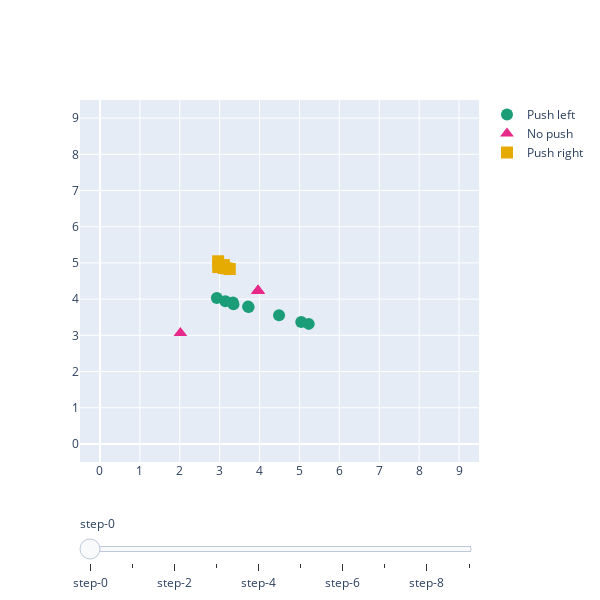

The code cell stored with this chart in its notebook:
### Code cell
plot_nodes_changes(stats_cr["mlgng_nodes"][160:170], 
                rewards=stats_cr["cumulative_reward"][160:170],
                action_names=act_dict, 
                symbols=act_symbol_plotly, 
                colors=act_color_plotly,
                frequency=1)

### Figure 1 — Plotly figure (JSON) as saved in the notebook; plotly's stock layout.template omitted (floating-point values rounded to 4 significant figures)
{"data": [{"marker": {"color": "rgba(27,158,119,1)", "size": 12, "symbol": 0}, "mode": "markers", "name": "Push left", "type": "scatter", "visible": true, "x": [2.93, 4.489, 3.346, 3.726, 5.233, 3.145, 3.331, 5.045, 3.712], "y": [4.031, 3.556, 3.857, 3.778, 3.315, 3.942, 3.903, 3.367, 3.792]}, {"marker": {"color": "rgba(231,41,138,1)", "size": 12, "symbol": 5}, "mode": "markers", "name": "No push", "type": "scatter", "visible": true, "x": [3.962, 2.016, 3.963, 3.962], "y": [4.235, 3.064, 4.221, 4.228]}, {"marker": {"color": "rgba(230,171,2,1)", "size": 12, "symbol": 1}, "mode": "markers", "name": "Push right", "type": "scatter", "visible": true, "x": [2.962, 3.254, 2.964, 3.104, 3.103, 3.106, 3.176, 3.108, 3.109], "y": [5.045, 4.831, 4.885, 4.869, 4.94, 4.863, 4.849, 4.859, 4.858]}, {"marker": {"color": "rgba(27,158,119,1)", "size": 12, "symbol": 0}, "mode": "markers", "name": "Push left", "type": "scatter", "visible": false, "x": [2.928, 4.488, 3.345, 3.726, 5.232, 3.145, 3.331, 5.045, 3.712, 4.86], "y": [4.032, 3.556, 3.856, 3.779, 3.315, 3.943, 3.903, 3.367, 3.793, 3.434]}, {"marker": {"color": "rgba(231,41,138,1)", "size": 12, "symbol": 5}, "mode": "markers", "name": "No push", "type": "scatter", "visible": false, "x": [3.962, 2.017, 3.962], "y": [4.243, 3.066, 4.229]}, {"marker": {"color": "rgba(230,171,2,1)", "size": 12, "symbol": 1}, "mode": "markers", "name": "Push right", "type": "scatter", "visible": false, "x": [2.96, 3.259, 2.964, 3.104, 3.107, 3.176, 3.108, 3.109], "y": [5.046, 4.832, 4.885, 4.94, 4.864, 4.849, 4.859, 4.858]}, {"marker": {"color": "rgba(27,158,119,1)", "size": 12, "symbol": 0}, "mode": "markers", "name": "Push left", "type": "scatter", "visible": false, "x": [2.928, 4.488, 3.345, 3.726, 5.232, 3.145, 3.331, 5.045, 3.712, 4.86], "y": [4.033, 3.556, 3.856, 3.779, 3.315, 3.943, 3.903, 3.367, 3.794, 3.434]}, {"marker": {"color": "rgba(231,41,138,1)", "size": 12, "symbol": 5}, "mode": "markers", "name": "No push", "type": "scatter", "visible": false, "x": [3.962, 2.017, 3.963], "y": [4.243, 3.066, 4.228]}, {"marker": {"color": "rgba(230,171,2,1)", "size": 12, "symbol": 1}, "mode": "markers", "name": "Push right", "type": "scatter", "visible": false, "x": [2.96, 3.261, 2.963, 3.104, 3.177, 3.108, 3.109], "y": [5.046, 4.83, 4.881, 4.94, 4.849, 4.859, 4.858]}, {"marker": {"color": "rgba(27,158,119,1)", "size": 12, "symbol": 0}, "mode": "markers", "name": "Push left", "type": "scatter", "visible": false, "x": [2.927, 4.488, 3.345, 3.726, 5.234, 3.145, 3.331, 3.712, 4.86, 3.32], "y": [4.035, 3.557, 3.857, 3.779, 3.318, 3.943, 3.903, 3.794, 3.434, 3.915]}, {"marker": {"color": "rgba(231,41,138,1)", "size": 12, "symbol": 5}, "mode": "markers", "name": "No push", "type": "scatter", "visible": false, "x": [3.961, 2.017, 3.963], "y": [4.245, 3.067, 4.228]}, {"marker": {"color": "rgba(230,171,2,1)", "size": 12, "symbol": 1}, "mode": "markers", "name": "Push right", "type": "scatter", "visible": false, "x": [2.96, 3.265, 2.963, 3.104, 3.177, 3.109, 3.11, 3.112], "y": [5.046, 4.826, 4.881, 4.94, 4.848, 4.858, 4.857, 4.855]}, {"marker": {"color": "rgba(27,158,119,1)", "size": 12, "symbol": 0}, "mode": "markers", "name": "Push left", "type": "scatter", "visible": false, "x": [2.925, 4.487, 3.345, 3.725, 5.234, 3.145, 3.331, 3.713, 4.86, 3.32], "y": [4.034, 3.557, 3.857, 3.78, 3.318, 3.943, 3.903, 3.799, 3.434, 3.915]}, {"marker": {"color": "rgba(231,41,138,1)", "size": 12, "symbol": 5}, "mode": "markers", "name": "No push", "type": "scatter", "visible": false, "x": [3.963, 2.017, 3.963, 3.963], "y": [4.246, 3.067, 4.228, 4.237]}, {"marker": {"color": "rgba(230,171,2,1)", "size": 12, "symbol": 1}, "mode": "markers", "name": "Push right", "type": "scatter", "visible": false, "x": [2.959, 3.265, 2.961, 3.104, 3.177, 3.109, 3.11, 3.112], "y": [5.048, 4.826, 4.879, 4.94, 4.848, 4.858, 4.857, 4.855]}, {"marker": {"color": "rgba(27,158,119,1)", "size": 12, "symbol": 0}, "mode": "markers", "name": "Push left", "type": "scatter", "visible": false, "x": [2.923, 4.487, 3.345, 5.234, 3.145, 3.33, 3.713, 4.86, 3.319], "y": [4.035, 3.557, 3.857, 3.321, 3.943, 3.903, 3.799, 3.433, 3.915]}, {"marker": {"color": "rgba(231,41,138,1)", "size": 12, "symbol": 5}, "mode": "markers", "name": "No push", "type": "scatter", "visible": false, "x": [3.964, 2.018, 3.963], "y": [4.254, 3.068, 4.238]}, {"marker": {"color": "rgba(230,171,2,1)", "size": 12, "symbol": 1}, "mode": "markers", "name": "Push right", "type": "scatter", "visible": false, "x": [2.958, 3.269, 2.96, 3.177, 3.109, 3.11, 3.112], "y": [5.047, 4.828, 4.878, 4.848, 4.858, 4.857, 4.855]}, {"marker": {"color": "rgba(27,158,119,1)", "size": 12, "symbol": 0}, "mode": "markers", "name": "Push left", "type": "scatter", "visible": false, "x": [2.923, 4.487, 3.345, 5.235, 3.145, 3.33, 3.713, 4.861, 3.319], "y": [4.035, 3.557, 3.857, 3.321, 3.943, 3.903, 3.799, 3.435, 3.915]}, {"marker": {"color": "rgba(231,41,138,1)", "size": 12, "symbol": 5}, "mode": "markers", "name": "No push", "type": "scatter", "visible": false, "x": [3.964, 2.018, 3.964], "y": [4.253, 3.069, 4.237]}, {"marker": {"color": "rgba(230,171,2,1)", "size": 12, "symbol": 1}, "mode": "markers", "name": "Push right", "type": "scatter", "visible": false, "x": [2.957, 3.273, 2.96, 3.178, 3.109, 3.11, 3.113, 3.192], "y": [5.048, 4.825, 4.876, 4.848, 4.858, 4.857, 4.854, 4.841]}, {"marker": {"color": "rgba(27,158,119,1)", "size": 12, "symbol": 0}, "mode": "markers", "name": "Push left", "type": "scatter", "visible": false, "x": [2.92, 4.487, 3.344, 5.235, 3.144, 3.33, 3.712, 4.861, 3.319], "y": [4.035, 3.558, 3.857, 3.322, 3.943, 3.903, 3.799, 3.435, 3.915]}, {"marker": {"color": "rgba(231,41,138,1)", "size": 12, "symbol": 5}, "mode": "markers", "name": "No push", "type": "scatter", "visible": false, "x": [3.967, 2.019, 3.964, 3.966], "y": [4.254, 3.071, 4.237, 4.246]}, {"marker": {"color": "rgba(230,171,2,1)", "size": 12, "symbol": 1}, "mode": "markers", "name": "Push right", "type": "scatter", "visible": false, "x": [2.954, 3.277, 2.956, 3.178, 3.109, 3.11, 3.113, 3.193], "y": [5.049, 4.824, 4.873, 4.848, 4.857, 4.856, 4.854, 4.84]}, {"marker": {"color": "rgba(27,158,119,1)", "size": 12, "symbol": 0}, "mode": "markers", "name": "Push left", "type": "scatter", "visible": false, "x": [2.92, 3.344, 5.237, 3.144, 3.33, 3.714, 4.86, 3.319, 3.032], "y": [4.036, 3.857, 3.326, 3.943, 3.903, 3.802, 3.433, 3.916, 3.989]}, {"marker": {"color": "rgba(231,41,138,1)", "size": 12, "symbol": 5}, "mode": "markers", "name": "No push", "type": "scatter", "visible": false, "x": [3.965, 2.019, 3.964, 3.966], "y": [4.262, 3.072, 4.238, 4.247]}, {"marker": {"color": "rgba(230,171,2,1)", "size": 12, "symbol": 1}, "mode": "markers", "name": "Push right", "type": "scatter", "visible": false, "x": [2.952, 3.277, 2.956, 3.178, 3.109, 3.11, 3.113, 3.193], "y": [5.052, 4.824, 4.873, 4.848, 4.857, 4.856, 4.854, 4.84]}, {"marker": {"color": "rgba(27,158,119,1)", "size": 12, "symbol": 0}, "mode": "markers", "name": "Push left", "type": "scatter", "visible": false, "x": [2.92, 5.237, 3.33, 3.714, 4.861, 3.319, 3.032], "y": [4.036, 3.326, 3.904, 3.802, 3.435, 3.916, 3.989]}, {"marker": {"color": "rgba(231,41,138,1)", "size": 12, "symbol": 5}, "mode": "markers", "name": "No push", "type": "scatter", "visible": false, "x": [3.964, 2.018, 3.966], "y": [4.264, 3.074, 4.247]}, {"marker": {"color": "rgba(230,171,2,1)", "size": 12, "symbol": 1}, "mode": "markers", "name": "Push right", "type": "scatter", "visible": false, "x": [2.952, 3.278, 2.953, 3.109, 3.11, 3.113, 3.193, 3.235], "y": [5.051, 4.823, 4.869, 4.857, 4.856, 4.853, 4.84, 4.832]}], "layout": {"autosize": false, "height": 600, "sliders": [{"active": 0, "pad": {"t": 50}, "steps": [{"args": [{"visible": [true, true, true, false, false, false, false, false, false, false, false, false, false, false, false, false, false, false, false, false, false, false, false, false, false, false, false, false, false, false]}, {"title": "Episode: 0<br> Reward: -182.0"}], "method": "update"}, {"args": [{"visible": [false, false, false, true, true, true, false, false, false, false, false, false, false, false, false, false, false, false, false, false, false, false, false, false, false, false, false, false, false, false]}, {"title": "Episode: 1<br> Reward: -183.0"}], "method": "update"}, {"args": [{"visible": [false, false, false, false, false, false, true, true, true, false, false, false, false, false, false, false, false, false, false, false, false, false, false, false, false, false, false, false, false, false]}, {"title": "Episode: 2<br> Reward: -160.0"}], "method": "update"}, {"args": [{"visible": [false, false, false, false, false, false, false, false, false, true, true, true, false, false, false, false, false, false, false, false, false, false, false, false, false, false, false, false, false, false]}, {"title": "Episode: 3<br> Reward: -183.0"}], "method": "update"}, {"args": [{"visible": [false, false, false, false, false, false, false, false, false, false, false, false, true, true, true, false, false, false, false, false, false, false, false, false, false, false, false, false, false, false]}, {"title": "Episode: 4<br> Reward: -185.0"}], "method": "update"}, {"args": [{"visible": [false, false, false, false, false, false, false, false, false, false, false, false, false, false, false, true, true, true, false, false, false, false, false, false, false, false, false, false, false, false]}, {"title": "Episode: 5<br> Reward: -161.0"}], "method": "update"}, {"args": [{"visible": [false, false, false, false, false, false, false, false, false, false, false, false, false, false, false, false, false, false, true, true, true, false, false, false, false, false, false, false, false, false]}, {"title": "Episode: 6<br> Reward: -161.0"}], "method": "update"}, {"args": [{"visible": [false, false, false, false, false, false, false, false, false, false, false, false, false, false, false, false, false, false, false, false, false, true, true, true, false, false, false, false, false, false]}, {"title": "Episode: 7<br> Reward: -161.0"}], "method": "update"}, {"args": [{"visible": [false, false, false, false, false, false, false, false, false, false, false, false, false, false, false, false, false, false, false, false, false, false, false, false, true, true, true, false, false, false]}, {"title": "Episode: 8<br> Reward: -194.0"}], "method": "update"}, {"args": [{"visible": [false, false, false, false, false, false, false, false, false, false, false, false, false, false, false, false, false, false, false, false, false, false, false, false, false, false, false, true, true, true]}, {"title": "Episode: 9<br> Reward: -184.0"}], "method": "update"}]}], "width": 600, "xaxis": {"range": [-0.5, 9.5], "tickmode": "linear"}, "yaxis": {"range": [-0.5, 9.5], "tickmode": "linear"}}}
